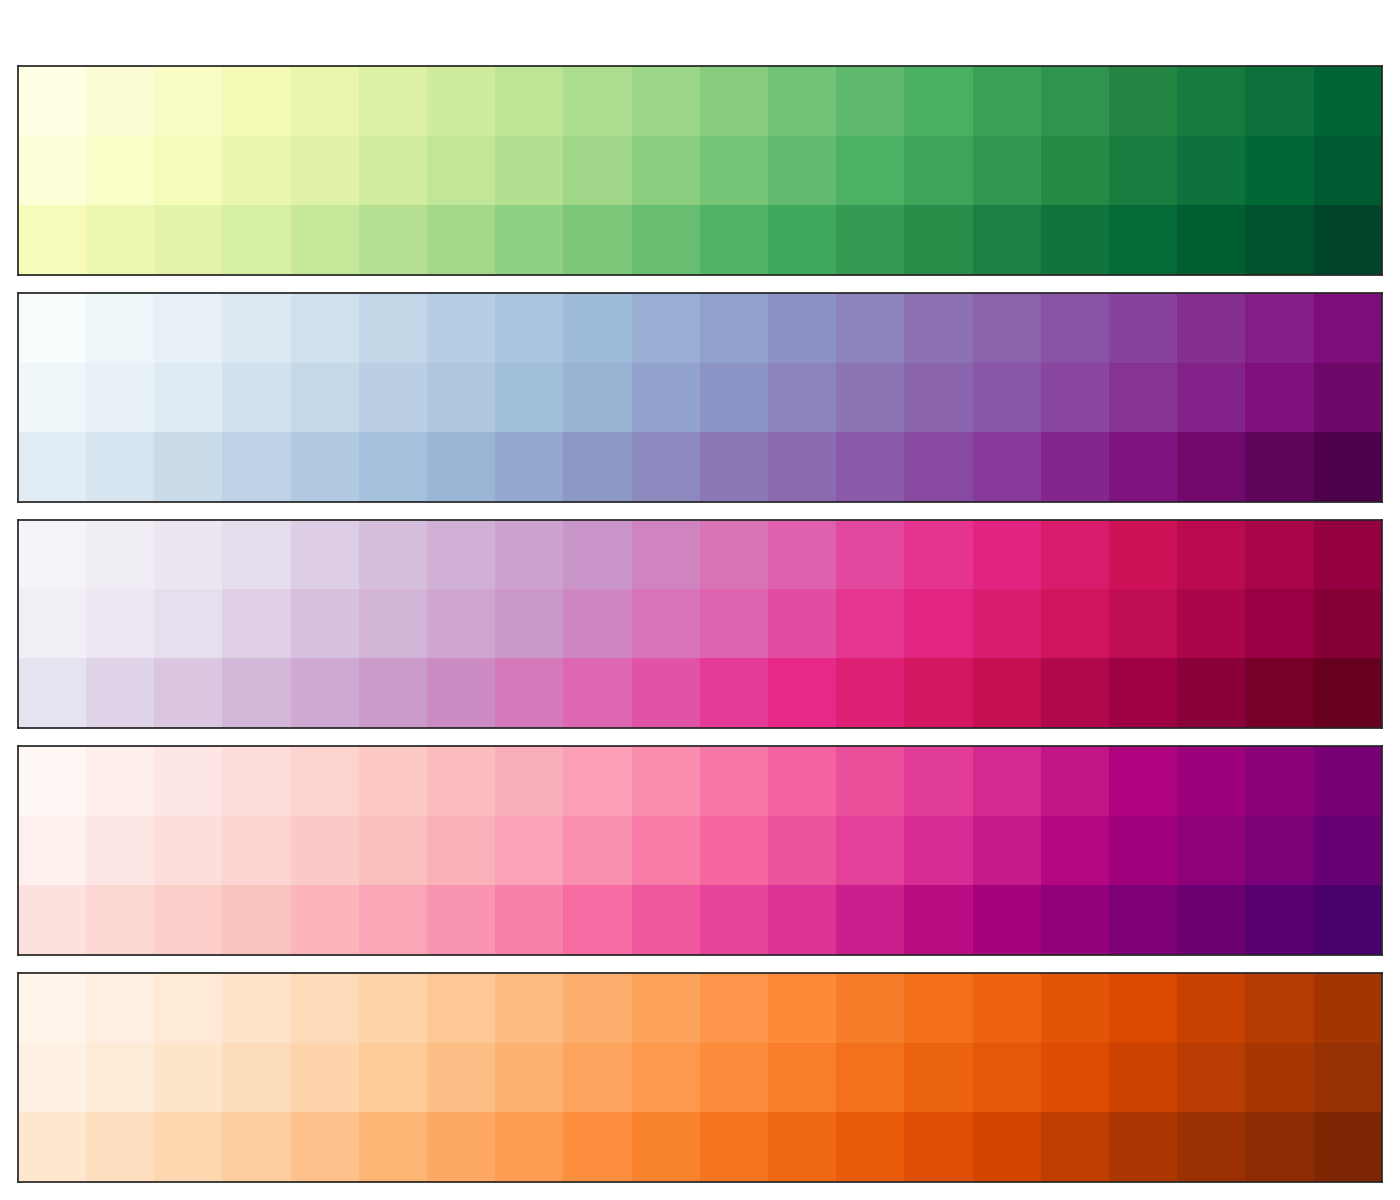

The Python source for this figure:
import matplotlib.pyplot as plt
import numpy as np

years = np.arange(2010, 2030)
main_disciplines = ['Biology', 'Computer Science', 'Physics', 'Mathematics', 'Chemistry']
subcategories = {
    'Biology': ['Molecular Biology', 'Ecology', 'Genetics'],
    'Computer Science': ['AI', 'Cybersecurity', 'Data Science'],
    'Physics': ['Quantum Physics', 'Astrophysics', 'Thermodynamics'],
    'Mathematics': ['Algebra', 'Calculus', 'Statistics'],
    'Chemistry': ['Organic Chemistry', 'Inorganic Chemistry', 'Physical Chemistry']
}

# Alter the content: modifying the arithmetic pattern instead of using a fixed pattern
paper_submissions = {discipline: np.array([
    np.arange(60 + (i % 3) * (5 + i * 7), 60 + (i % 3) * (5 + i * 7) + len(years) * 15, 15) for i in range(len(subcats))
]) for discipline, subcats in subcategories.items()}

colormaps = ['YlGn', 'BuPu', 'PuRd', 'RdPu', 'Oranges']

fig, axes = plt.subplots(len(main_disciplines), 1, figsize=(14, 12), sharex=True)

for idx, (discipline, subcats) in enumerate(subcategories.items()):
    ax = axes[idx]
    heat_map = ax.imshow(paper_submissions[discipline], cmap=colormaps[idx % len(colormaps)], aspect='auto', interpolation='nearest')
    ax.set_yticks(np.arange(len(subcats)))
    ax.set_yticklabels([])

plt.xticks(ticks=np.arange(len(years)), labels=[''] * len(years))
plt.xlabel('')
plt.tight_layout(rect=[0, 0, 1, 0.96])
plt.show()
